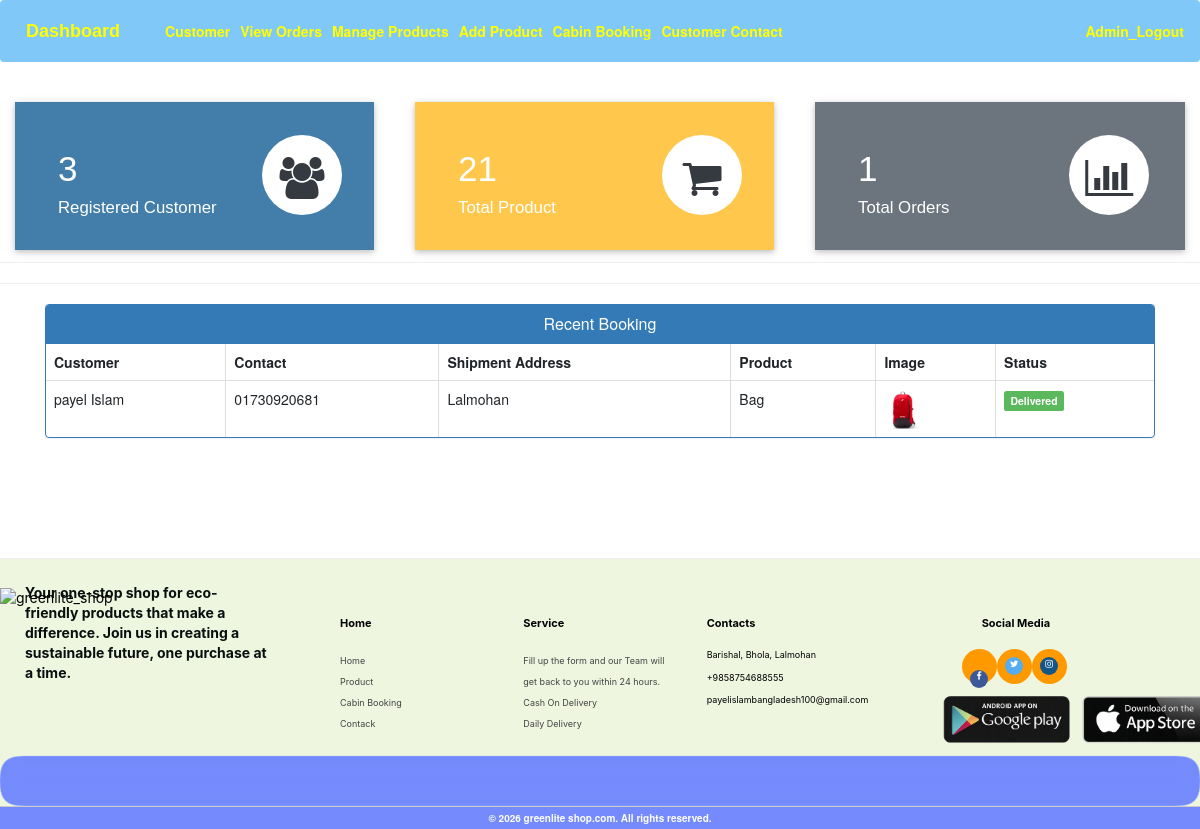
/admin-dashboard (signed in), run on an earlier commit of the app's database.
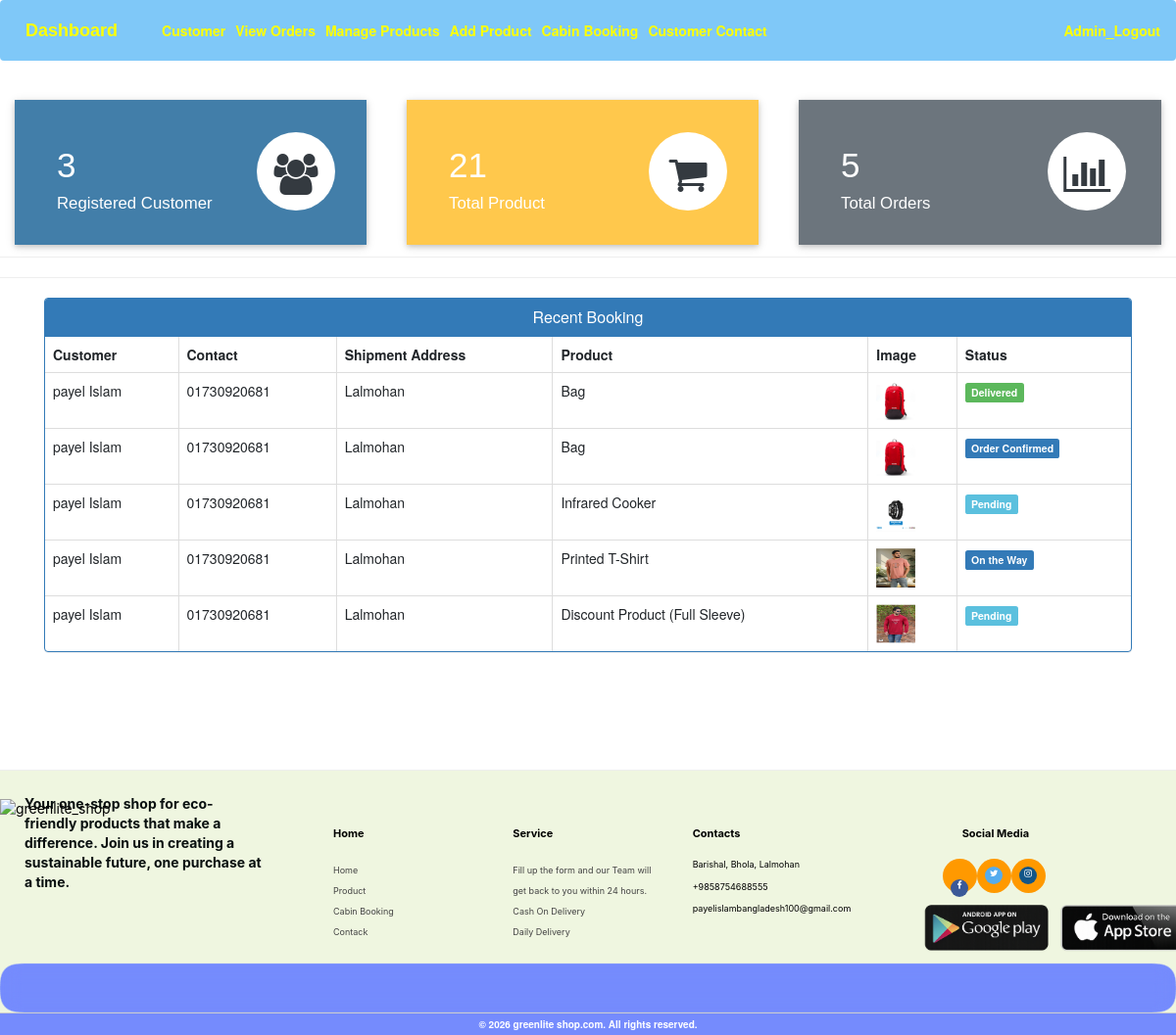
And on a later commit of the database.
### ecom/models.py (models this page shows, shortened)
class Customer(models.Model):
    user=models.OneToOneField(User,on_delete=models.CASCADE)
    profile_pic= models.ImageField(upload_to='profile_pic/CustomerProfilePic/',null=True,blank=True)
    address = models.CharField(max_length=40)
    mobile = models.CharField(max_length=20,null=False)
    @property
    def get_name(self):
        return self.user.first_name+" "+self.user.last_name

class Orders(models.Model):
    STATUS =(
        ('Pending','Pending'),
        ('Order Confirmed','Order Confirmed'),
        ('On the Way','On the Way'),
        ('Delivered','Delivered'),
    )
    customer=models.ForeignKey('Customer', on_delete=models.CASCADE,null=True)
    product=models.ForeignKey('Product',on_delete=models.CASCADE,null=True)
    email = models.CharField(max_length=50,null=True)
    address = models.CharField(max_length=500,null=True)
    mobile = models.CharField(max_length=20,null=True)
    order_date= models.DateField(auto_now_add=True,null=True)
    status=models.CharField(max_length=50,null=True,choices=STATUS)

class Product(models.Model):
    CAT_CHOICES = (
        ('Fashion', 'Fashion'),
        ('Bags and Travel', 'Bags and Travel'),
        ('Medicine', 'Medicine'),
        ('Mobiles', 'Mobiles'),
        ('Books', 'Books'),
        ('Food', 'Food'),
        ('Watch','Watch'),
        ('Groceries','Groceries'),
        ('Furniture & Décor','Furniture & Décor'),
        ('Woman Dress','Woman Dress'),
        ('Kitchen Utensils','Kitchen Utensils'),
        ('Electronics','Electronics'),
        ('Tour','Tour'),
    )
    name = models.CharField(max_length=40)
    product_image = models.ImageField(upload_to='product_image/', null=True, blank=True)
    price = models.PositiveIntegerField()
    description = models.CharField(max_length=40)
    category = models.CharField(max_length=50, choices=CAT_CHOICES, default='Fashion')

### ecom/views.py (the view)
# urls.py: path('admin-dashboard', views.admin_dashboard_view,name='admin-dashboard'),
@login_required(login_url='adminlogin')
def admin_dashboard_view(request):
    customercount=models.Customer.objects.all().count()
    productcount=models.Product.objects.all().count()
    ordercount=models.Orders.objects.all().count()
    orders=models.Orders.objects.all()
    ordered_products=[]
    ordered_bys=[]
    for order in orders:
        ordered_product=models.Product.objects.all().filter(id=order.product.id)
        ordered_by=models.Customer.objects.all().filter(id = order.customer.id)
        ordered_products.append(ordered_product)
        ordered_bys.append(ordered_by)
    mydict={
    'customercount':customercount,
    'productcount':productcount,
    'ordercount':ordercount,
    'data':zip(ordered_products,ordered_bys,orders),
    }
    return render(request,'ecom/admin_dashboard.html',context=mydict)

### templates/ecom/admin_dashboard.html
{% extends 'ecom/admin_base.html' %}
{% load static %}
{% block content %}
<br>
{%include 'ecom/admin_dashboard_cards.html'%}
<br><br><br><br><br>
<hr><hr>
<div class="container" >
    <div class="panel panel-primary" >
      <div class="panel-heading" style="text-align:center;">
        <h6 class="panel-title">Recent Booking</h6>
      </div>
      <table class="table table-hover table-bordered" id="dev-table">
        <thead>
          <tr>
            <th>Customer</th>
            <th>Contact</th>
            <th>Shipment Address</th>
            <th>Product</th>
            <th>Image</th>
            <th>Status</th>
          </tr>
        </thead>
        {% for product,customer,order in data %}
        <tr>
          {% for c in customer %}
          <td> {{c.get_name}}</td>
          <td>{{c.mobile}}</td>
          <td>{{order.address}}</td>
          {% endfor %}
          {% for p in product %}
          <td> {{p.name}}</td>
          <td> <img src="{% static p.product_image.url %}" alt="Profile Pic" height="40px" width="40px" /></td>
          {% if order.status == 'Pending'%}
          <td> <span class="label label-info">{{order.status}}</span></td>
          {% elif order.status == 'Delivered' %}
          <td> <span class="label label-success">{{order.status}}</span></td>
          {% elif order.status == 'Out for Delivery' %}
          <td> <span class="label label-warning">{{order.status}}</span></td>
          {%else%}
            <td> <span class="label label-primary">{{order.status}}</span></td>
          {%endif%}
          {% endfor %}
        </tr>
        {% endfor %}
      </table>
  </div>
</div>
{% endblock content %}

What changed in the data, as far as the page shows it:
added Orders: address "Lalmohan", status "Order Confirmed", Customer (get_name "payel Islam", mobile "01730920681"), Product (name "Bag", product_image (picture))
added Orders: address "Lalmohan", status "Pending", Customer (get_name "payel Islam", mobile "01730920681")
now on this page (row unchanged): Product: name "Infrared Cooker", product_image (picture)
added Orders: address "Lalmohan", status "On the Way", Customer (get_name "payel Islam", mobile "01730920681")
now on this page (row unchanged): Product: name "Printed T-Shirt", product_image (picture)
added Orders: address "Lalmohan", status "Pending", Customer (get_name "payel Islam", mobile "01730920681")
now on this page (row unchanged): Product: name "Discount Product (Full Sleeve)", product_image (picture)
Also different on the page:
{{ ordercount }}: "1" → "5"
